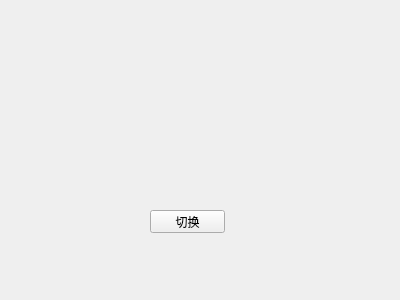
<?xml version="1.0" encoding="UTF-8"?>
<ui version="4.0">
 <class>test</class>
 <widget class="QWidget" name="test">
  <property name="geometry">
   <rect>
    <x>0</x>
    <y>0</y>
    <width>400</width>
    <height>300</height>
   </rect>
  </property>
  <property name="windowTitle">
   <string>test</string>
  </property>
  <widget class="QPushButton" name="pushButton">
   <property name="geometry">
    <rect>
     <x>150</x>
     <y>210</y>
     <width>75</width>
     <height>23</height>
    </rect>
   </property>
   <property name="text">
    <string>切换</string>
   </property>
  </widget>
 </widget>
 <layoutdefault spacing="6" margin="11"/>
 <resources/>
 <connections/>
</ui>
